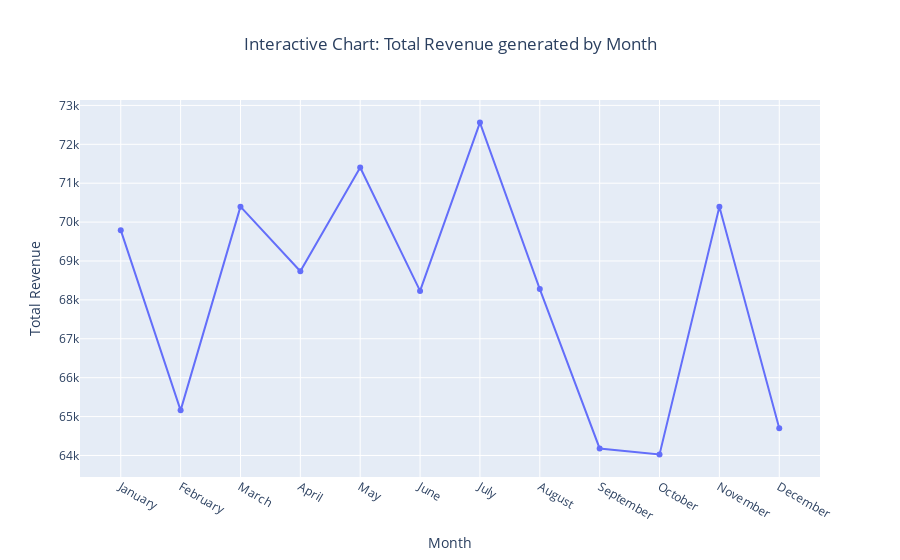

The notebook cell this image was saved under:
### Code cell
fig.update_layout(title_text='Interactive Chart: Total Revenue generated by Month', title_x=0.5, xaxis_title='Month', yaxis_title='Total Revenue')
fig.show()

# for the chart to display 👇🏽👇🏾👇🏿
# MAKE SURE YOU HAVE AN ACTIVE INTERNET CONNECTION OR YOU'RE CONNECTED TO A WIFI WITH DATA AND ACTIVE NETWORK!

### Figure 1 — Plotly figure (JSON) as saved in the notebook; plotly's stock layout.template omitted (floating-point values rounded to 4 significant figures)
{"data": [{"mode": "lines+markers", "type": "scatter", "x": ["January", "February", "March", "April", "May", "June", "July", "August", "September", "October", "November", "December"], "y": [69790.0, 65160.0, 70400.0, 68740.0, 71400.0, 68230.0, 72560.0, 68280.0, 64180.0, 64030.0, 70400.0, 64700.0]}], "layout": {"title": {"text": "Interactive Chart: Total Revenue generated by Month", "x": 0.5}, "xaxis": {"title": {"text": "Month"}}, "yaxis": {"title": {"text": "Total Revenue"}}}}
